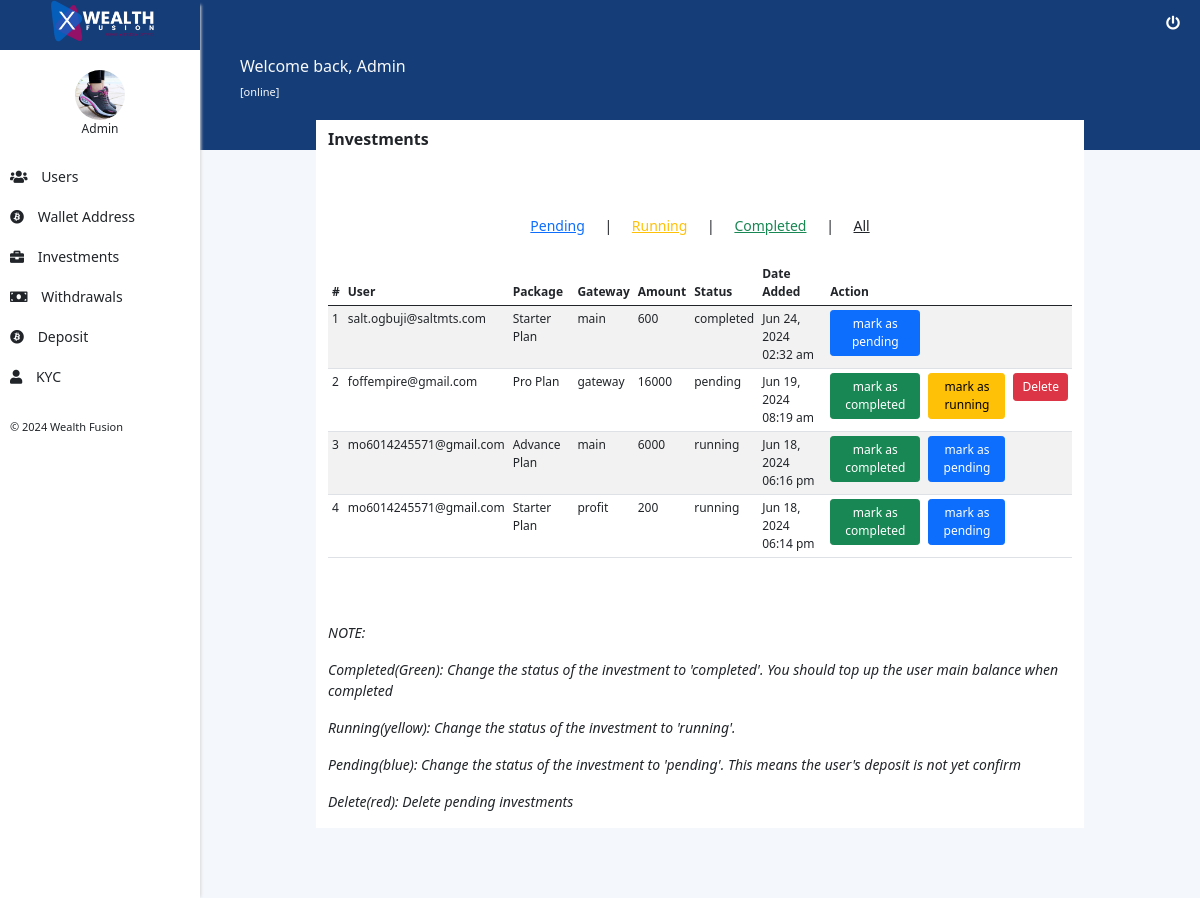
/user/n/invest.php (signed in), run on the app's committed database.
### tables this page shows
CREATE TABLE `investments` (
  `id` int(11) NOT NULL,
  `email` varchar(255) DEFAULT NULL,
  `transaction_id` varchar(255) DEFAULT NULL,
  `amount` double DEFAULT NULL,
  `package` varchar(255) DEFAULT NULL,
  `rate` double DEFAULT NULL,
  `gateway` varchar(255) DEFAULT NULL,
  `status` enum('pending','completed','running') NOT NULL DEFAULT 'pending',
  `date_added` varchar(255) DEFAULT NULL
);

### user/n/includes/classes/Transactions.php (the view, shortened to what this page needs)
<?php
class Transactions{
    private $kon;
    function __construct($kon){
        $this->kon = $kon;
    }
    function investments(){
        $stmt = $this->kon->prepare("SELECT * FROM investments ORDER BY id DESC");
        $stmt->execute();
        $rows = $stmt->fetchAll(PDO::FETCH_ASSOC);
        $n=0;
        if(empty($rows)){
            echo " <h4>No transactions</h4>";
        }else{
            foreach($rows as $row){
                $n++;
                $id = $row['id'];
                $email = $row['email'];
                $currency = $row['gateway'];
                $status = $row['status'];
                $date = $row['date_added'];
                $packName = $row['package'];
                $packAmt = $row['amount'];
                if($status == 'pending'){
                    $btn1 = "<a href='process?confirmInvest=$id' onclick='return confirm(`Are you sure?`)'><button class='btn btn-sm btn-success'>mark as completed </button></a>";
                    $btn2 = "<a href='process?runningInvest=$id' onclick='return confirm(`Sure to delete?`)'><button class='btn btn-sm btn-warning'>mark as running</button></a>";
                    $btn3 = "<a href='process?deleteInvest=$id' onclick='return confirm(`Sure to delete?`)'><button class='btn btn-sm btn-danger'>Delete</button></a>";
                }
                elseif($status == 'running'){
                    $btn1 = "<a href='process?confirmInvest=$id' onclick='return confirm(`Are you sure?`)'><button class='btn btn-sm btn-success'>mark as completed </button></a>";
                    $btn2 = "<a href='process?undoConfirmInvest=$id' onclick='return confirm(`Are you Sure?`)'><button class='btn btn-sm btn-primary'>mark as pending</button></a>";
                    $btn3='';
                }
                else{
                    $btn1 = "<a href='process?undoConfirmInvest=$id' onclick='return confirm(`Are you sure?`)'><button class='btn btn-sm btn-primary'>mark as pending</button></a>";
                    $btn2 = "";
                    $btn3 = "";
                }
                echo "
                <tr>
                    <td>$n</td>
                    <td>$email</td>
                    <td>$packName</td>
                    <td>$currency</td>
                    <td>$packAmt</td>
                    <td>$status</td>
                    <td>$date</td>
                    <td>$btn1</td>
                    <td>$btn2</td>
                    <td>$btn3</td>
                </tr>";
            }
        }
    }
}
?>

### user/n/assets/css/global.css (style rules this page uses)
* { padding: 0; margin: 0; }
body { box-sizing: border-box; font-family: "Roboto", sans-serif; font-size: 12px; }
:root { --primary-color: #153d78; }

### user/n/invest.php (style rules this page uses)
button { font-size:12px !important; }

### data on the page
investments: email "salt.ogbuji@saltmts.com", package "Starter Plan", gateway "main", amount "600", status "completed", date_added "Jun 24, 2024 02:32 am"
investments: email "foffempire@gmail.com", package "Pro Plan", gateway "gateway", amount "16000", status "pending", date_added "Jun 19, 2024 08:19 am"
investments: email "mo6014245571@gmail.com", package "Advance Plan", gateway "main", amount "6000", status "running", date_added "Jun 18, 2024 06:16 pm"
investments: email "mo6014245571@gmail.com", package "Starter Plan", gateway "profit", amount "200", status "running", date_added "Jun 18, 2024 06:14 pm"

### other printed values
Helper::site_name() "Wealth Fusion"
